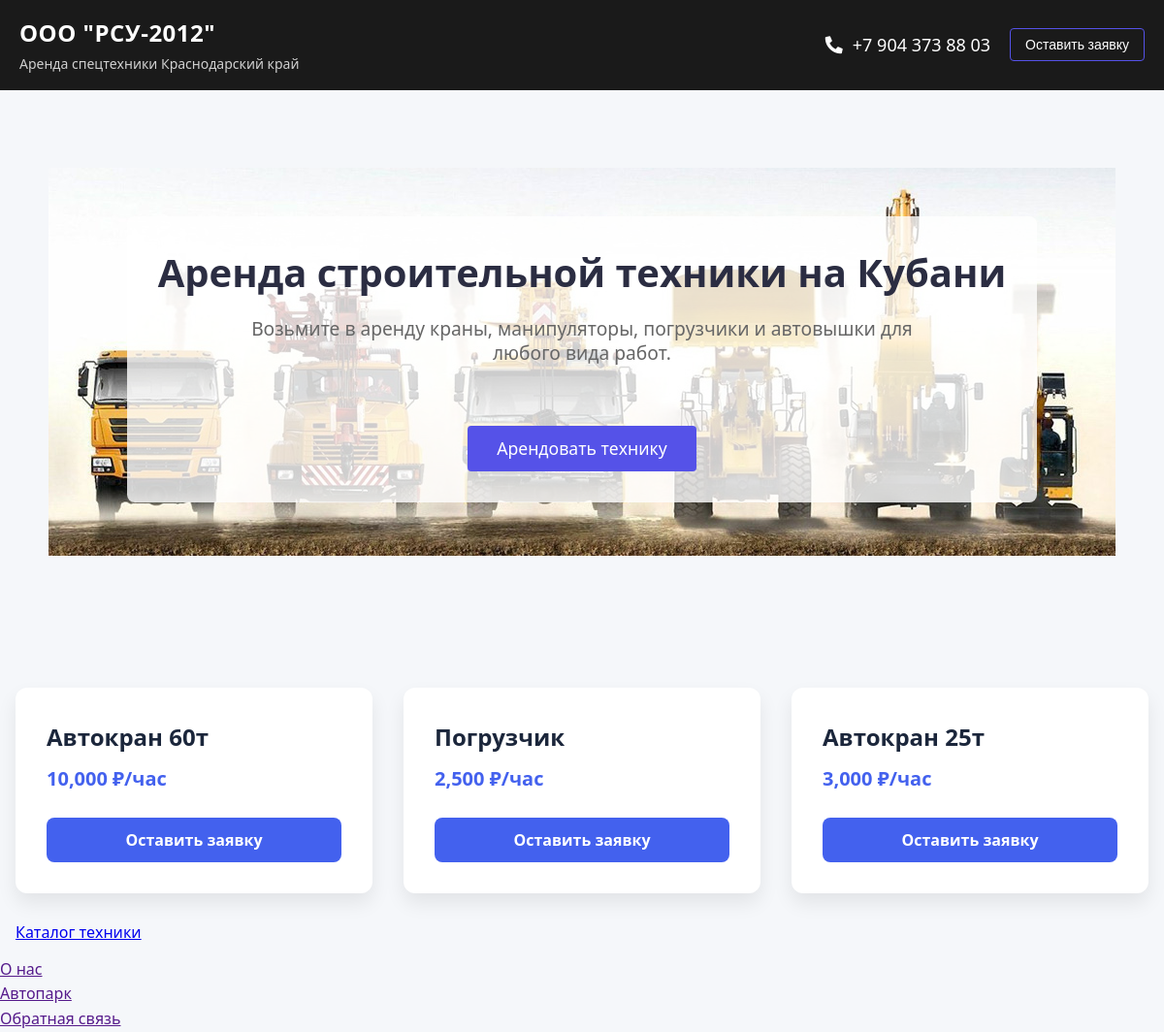
Before: / with the older database file.
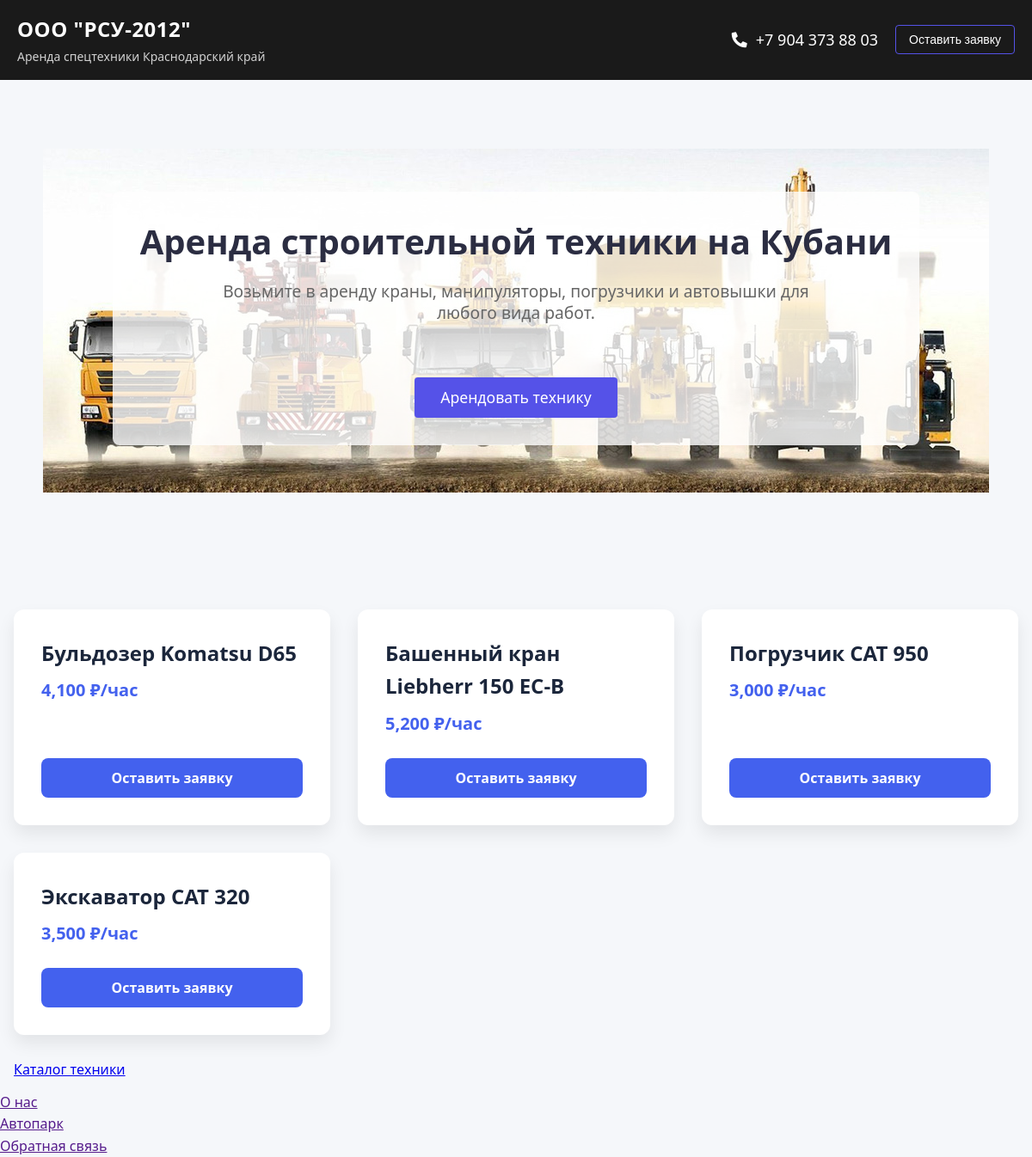
After: the same page with the newer database file.
### bid/models.py (models this page shows, shortened)
class Equipment(models.Model):
    class Status(models.IntegerChoices):
        DRAFT = 0, 'Черновик'
        PUBLISHED = 1, 'Опубликовано'
    title = models.CharField(max_length=255, verbose_name="Название техники")
    slug = models.SlugField(max_length=255, unique=True, db_index=True, verbose_name="URL")
    description = models.TextField(blank=True, verbose_name="Описание")
    price_per_hour = models.DecimalField(max_digits=10, decimal_places=2, verbose_name="Цена за час, ₽")
    time_create = models.DateTimeField(auto_now_add=True, verbose_name="Время создания")
    time_update = models.DateTimeField(auto_now=True, verbose_name="Время обновления")
    status = models.IntegerField(choices=Status.choices, default=Status.DRAFT, verbose_name="Публикация")
    manufacturer = models.ForeignKey(
        'Manufacturer',
        on_delete=models.SET_NULL,
        related_name='equipment',
        verbose_name="Производитель",
        null=True,
        blank=True,
    )
    tags = models.ManyToManyField(
        'Tag',
        related_name='equipment',
        verbose_name="Теги",
        blank=True,
    )
    objects = models.Manager()
    published = PublishedManager()
    class Meta:
        ordering = ['-time_create']
        indexes = [models.Index(fields=['-time_create'])]
        verbose_name = 'Единица техники'
        verbose_name_plural = 'Единицы техники'

### homepage/views.py (the view)
# urls.py: path('', include('homepage.urls')),
def homepage(request):
    equipment = Equipment.published.all()
    data = {'title': 'Главная страница',
            'items': {e.title: int(e.price_per_hour) for e in equipment}}
    return render(request, 'homepage/homepage.html', data)

### bid/models.py (called while the page is built)
    def get_queryset(self):
        return super().get_queryset().filter(status=Equipment.Status.PUBLISHED)

### homepage/templatetags/footernav.py (called while the page is built)
@register.simple_tag()
def get_categories():
    return views.menu

### templates/homepage/homepage.html (shortened to what this page needs)
{% extends "base.html" %}
{% load static %}
{% load humanize %}
{% block content %}
<div class="beck">
  <div class="header">
      <h1>Аренда строительной техники на Кубани</h1>
      <p class="subtitle">Возьмите в аренду краны, манипуляторы, погрузчики и автовышки для любого вида работ.</p>
      <div class="divider"></div>
      <a href="#" class="cta-button">Арендовать технику</a>
  </div>
</div>
<div class="container">
  <div class="equipment-grid">
    {% for key, value in items.items %}
    <div class="equipment-card animate__animated animate__fadeInUp" style="animation-delay: {{ forloop.counter0|add:"0.1" }}s">
      <div class="card-content">
        <h3 class="equipment-name">{{ key }}</h3>
        <p class="equipment-price">{{ value|intcomma }} ₽/час</p>
        <button class="order-btn" onclick="openModal('{{ key }}')">Оставить заявку</button>
      </div>
    </div>
    {% empty %}
      <p>Техника не найдена</p>
    {% endfor %}
  </div>
</div>
{% endblock %}

Changed rows visible on the page:
removed Equipment: items "Автокран 60т"
removed Equipment: items "Погрузчик"
removed Equipment: items "Автокран 25т"
added Equipment: items "Бульдозер Komatsu D65"
added Equipment: items "Башенный кран Liebherr 150 EC-B"
added Equipment: items "Погрузчик CAT 950"
added Equipment: items "Экскаватор CAT 320"
Other visible differences:
new list line: "4,100 ₽/час Оставить заявку"
new list line: "5,200 ₽/час Оставить заявку"
new list line: "3,000 ₽/час Оставить заявку"
new list line: "3,500 ₽/час Оставить заявку"
list line gone: "10,000 ₽/час Оставить заявку"
list line gone: "2,500 ₽/час Оставить заявку"
list line gone: "3,000 ₽/час Оставить заявку"
